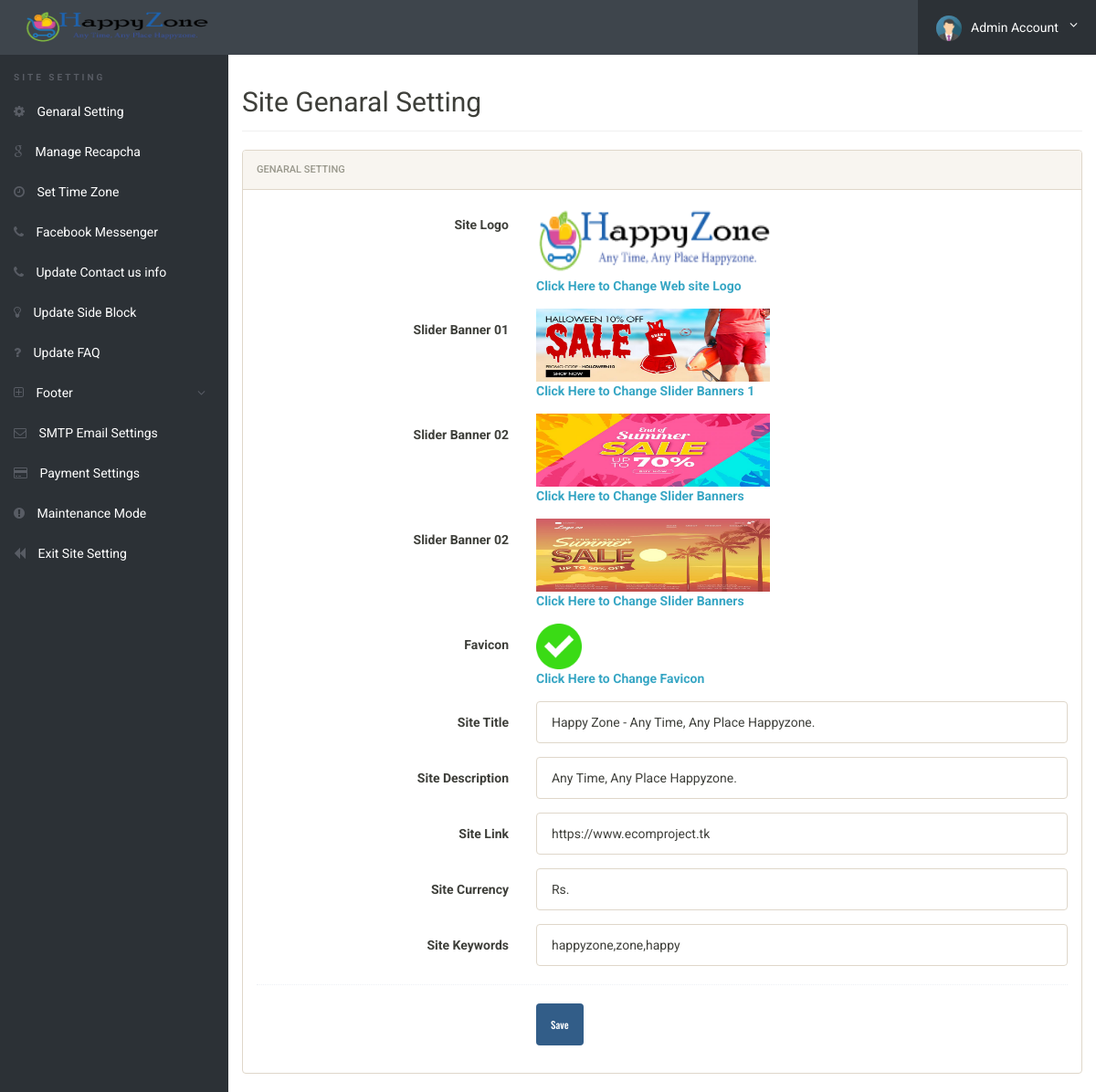
/admin/setting-genaral.php (signed in), run on the app's committed database.
### tables this page shows
CREATE TABLE `genaralsetting` (
  `id` int(11) NOT NULL,
  `setting_name` varchar(250) NOT NULL,
  `setting_description` varchar(250) NOT NULL
);

### admin/setting-genaral.php (the view, shortened to what this page needs)
<?php
include('../config/config.php');
if(strlen($_SESSION['alogin'])==0)
	{
header('location:index.php');
}
else{
?>
<!doctype html>
<html lang="en" class="no-js">
<head>
	<link rel="stylesheet" href="css/font-awesome.min.css">
	<link rel="stylesheet" href="css/bootstrap.min.css">
	<link rel="stylesheet" href="css/dataTables.bootstrap.min.css">
	<link rel="stylesheet" href="css/bootstrap-social.css">
	<link rel="stylesheet" href="css/bootstrap-select.css">
	<link rel="stylesheet" href="css/fileinput.min.css">
	<link rel="stylesheet" href="css/awesome-bootstrap-checkbox.css">
	<link rel="stylesheet" href="css/style.css">
</head>
<body>
	<?php include('includes/header.php');?>
	<div class="ts-main-content">
	<?php include('includes/leftbar-site-settings.php');?>
		<div class="content-wrapper">
			<div class="container-fluid">
				<div class="row">
					<div class="col-md-12">
						<h2 class="page-title">Site Genaral Setting</h2>
								<div class="panel panel-default">
									<div class="panel-heading">Genaral Setting</div>
									<div class="panel-body">
										<form name="Category" method="post" class="form-horizontal" onSubmit="return valid();">
										 <?php $query=mysqli_query($con,"select setting_description from genaralsetting where id=4");
										 while($row=mysqli_fetch_array($query))
										 {
										 ?>
										<div class="form-group">
												<label class="col-sm-4 control-label">Site Logo</label>
												<div class="col-sm-8">
													<?php $logophoto=$row['setting_description'];
													if($logophoto==""):
													?>
													<img src="../images/logo/logo.png" width="256" height="80" >
													<?php else:?>
														<img src="../images/logo/<?php echo htmlentities($logophoto);?>" width="256" height="80" >
													<?php endif;?><?php } ?><br>
													<strong><a href="update-logo.php">Click Here to Change Web site Logo</a></strong>
												</div>
											</div>
											<?php $query=mysqli_query($con,"select setting_description from genaralsetting where id=5");
										 while($row=mysqli_fetch_array($query))
										 {
										 ?>
										<div class="form-group">
												<label class="col-sm-4 control-label">Slider Banner 01</label>
												<div class="col-sm-8">
													<?php $banner=$row['setting_description'];
													if($banner==""):
													?>
													<img src="../images/slider/banner-1.jpg" width="256" height="80" >
													<?php else:?>
														<img src="../images/slider/<?php echo htmlentities($banner);?>" width="256" height="80" >
													<?php endif;?><?php } ?><br>
													<strong><a href="update-slider-banner1.php">Click Here to Change Slider Banners 1</a></strong>
												</div>
											</div>
											<?php $query=mysqli_query($con,"select setting_description from genaralsetting where id=6");
										 while($row=mysqli_fetch_array($query))
										 {
										 ?>
										<div class="form-group">
												<label class="col-sm-4 control-label">Slider Banner 02</label>
												<div class="col-sm-8">
													<?php $banner=$row['setting_description'];
													if($banner==""):
													?>
													<img src="../images/slider/banner-2.jpg" width="256" height="80" >
													<?php else:?>
														<img src="../images/slider/<?php echo htmlentities($banner);?>" width="256" height="80" >
													<?php endif;?><?php } ?><br>
													<strong><a href="update-slider-banner2.php">Click Here to Change Slider Banners</a></strong>
												</div>
											</div>
											<?php $query=mysqli_query($con,"select setting_description from genaralsetting where id=7");
										 while($row=mysqli_fetch_array($query))
										 {
										 ?>
										<div class="form-group">
												<label class="col-sm-4 control-label">Slider Banner 02</label>
												<div class="col-sm-8">
													<?php $banner=$row['setting_description'];
													if($banner==""):
													?>
													<img src="../images/slider/banner-3.jpg" width="256" height="80" >
													<?php else:?>
														<img src="../images/slider/<?php echo htmlentities($banner);?>" width="256" height="80" >
													<?php endif;?><?php } ?><br>
													<strong><a href="update-slider-banner3.php">Click Here to Change Slider Banners</a></strong>
												</div>
											</div>
											<?php $query=mysqli_query($con,"select setting_description from genaralsetting where id=11");
										 while($row=mysqli_fetch_array($query))
										 {
										 ?>
										<div class="form-group">
												<label class="col-sm-4 control-label">Favicon</label>
												<div class="col-sm-8">
													<?php $favicon=$row['setting_description'];
													if($favicon==""):
													?>
													<img src="../images/favicon/favicon.ico" width="50" height="50" >
													<?php else:?>
														<img src="../images/favicon/<?php echo htmlentities($favicon);?>" width="50" height="50" >
													<?php endif;?><?php } ?><br>
													<strong><a href="update-favicon.php">Click Here to Change Favicon</a></strong>
												</div>
											</div>
										<?php $query=mysqli_query($con,"SELECT setting_description FROM genaralsetting where id=1");
					                     while($row=mysqli_fetch_array($query))
					                     {
					                     ?>
											<div class="form-group">
												<label class="col-sm-4 control-label">Site Title</label>
												<div class="col-sm-8">
													<input type="text" placeholder="Enter Site Title" value="<?php echo htmlentities($row['setting_description']);?>" name="title" class="form-control" required><?php } ?>
												</div>
											</div>
											<?php $query=mysqli_query($con,"SELECT setting_description FROM genaralsetting where id=9");
					                     while($row=mysqli_fetch_array($query))
					                     {
					                     ?>
											<div class="form-group">
												<label class="col-sm-4 control-label">Site Description</label>
												<div class="col-sm-8">
													<input type="text" placeholder="Enter Site Description" value="<?php echo htmlentities($row['setting_description']);?>" name="description" class="form-control" required><?php } ?>
												</div>
											</div>
											<?php $query=mysqli_query($con,"SELECT setting_description FROM genaralsetting where id=2");
					                     while($row=mysqli_fetch_array($query))
					                     {
					                     ?>
											<div class="form-group">
												<label class="col-sm-4 control-label">Site Link</label>
												<div class="col-sm-8">
													<input type="text" placeholder="http://yourwebsite.com" value="<?php echo htmlentities($row['setting_description']);?>" name="link" class="form-control" required>
												</div><?php } ?>
											</div>
											<?php $query=mysqli_query($con,"SELECT setting_description FROM genaralsetting where id=8");
					                     while($row=mysqli_fetch_array($query))
					                     {
					                     ?>
											<div class="form-group">
												<label class="col-sm-4 control-label">Site Currency</label>
												<div class="col-sm-8">
													<input type="text" placeholder="Enter Site Currency" value="<?php echo htmlentities($row['setting_description']);?>" name="currency" class="form-control" required><?php } ?>
												</div>
											</div>
											<?php $query=mysqli_query($con,"SELECT setting_description FROM genaralsetting where id=10");
					                     while($row=mysqli_fetch_array($query))
					                     {
					                     ?>
											<div class="form-group">
												<label class="col-sm-4 control-label">Site Keywords</label>
												<div class="col-sm-8">
													<input type="text" placeholder="Enter Site Keywords" value="<?php echo htmlentities($row['setting_description']);?>" name="keywords" class="form-control" required><?php } ?>
												</div>
											</div>
											<div class="hr-dashed"></div>
											<div class="form-group">
												<div class="col-sm-8 col-sm-offset-4">
													<button class="btn btn-primary" name="submit" type="submit">Save</button>
												</div>
											</div>
										</form>
			</div>
		</div>
	</div>
</body>
</html>
<?php } ?>

### admin/includes/header.php (shortened to what this page needs)
<div class="brand clearfix">
	<?php $query=mysqli_query($con,"select setting_description from genaralsetting where id=4");
                while($row=mysqli_fetch_array($query))
                {
                ?>
                <?php $logophoto=$row['setting_description'];
                if($logophoto==""):
                ?>
                <a href="dashboard.php">&nbsp;&nbsp;&nbsp;&nbsp;&nbsp;<img src="../images/logo/logo.png" alt="" class="header" /></a>
                <?php else:?>
                <a href="dashboard.php">&nbsp;&nbsp;&nbsp;&nbsp;&nbsp;<img src="../images/logo/<?php echo htmlentities($logophoto);?>" alt="" class="header"/></a>&nbsp;
                <?php endif;?><?php } ?>
		<ul class="ts-profile-nav">
			<li class="ts-account">
				<a href="#"><img src="img/ts-avatar.jpg" class="ts-avatar hidden-side" alt="">Admin Account <i class="fa fa-angle-down hidden-side"></i></a>
			</li>
		</ul>
	</div>

### admin/css/style.css (style rules this page uses)
html { font-size: 14px; }
@media only screen and (min-width: 480px) { html { font-size: 17px; } }
@media only screen and (min-width: 768px) { html { font-size: 14px; } }
@media only screen and (min-width: 600px) { img.header { padding: 6px; width: 100px; height: 58px; } }
@media only screen and (min-width: 768px) { img.header { padding: 6px; width: 100px; height: 58px; } }
@media only screen and (min-width: 992px) { img.header { padding: 9px; width: 220px; height: 58px; } }
@media only screen and (min-width: 1200px) { img.header { padding: 9px; width: 220px; height: 58px; } }
body { font-size: 1em; }
a { color: #37a6c4; }
.btn { font-family: 'Oswald', sans-serif; }
.hr-dashed { background-color: transparent; border-top: 1px dotted #edf0f5; color: transparent; height: 1px; margin: 20px 0; }
.panel { overflow: hidden; }
ul, li { margin: 0; padding: 0; list-style: none; }
.btn { text-transform: none; }
.page-title { padding-bottom: 15px; margin-bottom: 20px; border-bottom: 1px solid #f0f0f0; }
.brand { background: #3e454c; position: relative; z-index: 3; position: fixed; width: 100%; top: 0; }
.brand .ts-profile-nav { float: right; display: none; }
.brand .ts-profile-nav li { float: left; position: relative; }
.brand .ts-profile-nav li a { display: block; padding: 20px; color: #fff; }
.brand .ts-profile-nav .ts-account .fa-angle-down { float: right; }
.brand .ts-profile-nav .ts-account > a { width: 195px; background: #2c3136; }
.brand .ts-profile-nav .ts-account .ts-avatar { border-radius: 50%; height: 28px; margin: -10px 0; margin-right: 10px; }
@media only screen and (min-width: 992px) { .brand .ts-profile-nav { display: block; } }
.ts-main-content .content-wrapper { padding-top: 15px; margin-top: 60px; }
@media only screen and (min-width: 992px) { .ts-main-content .content-wrapper { margin-left: 250px; } }

### data on the page
genaralsetting: setting_description (picture)
genaralsetting: setting_description (picture)
genaralsetting: setting_description (picture)
genaralsetting: setting_description (picture)
genaralsetting: setting_description (picture)
genaralsetting: title "Happy Zone - Any Time, Any Place Happyzone."
genaralsetting: description "Any Time, Any Place Happyzone."
genaralsetting: link "https://www.ecomproject.tk"
genaralsetting: currency "Rs."
genaralsetting: keywords "happyzone,zone,happy"
